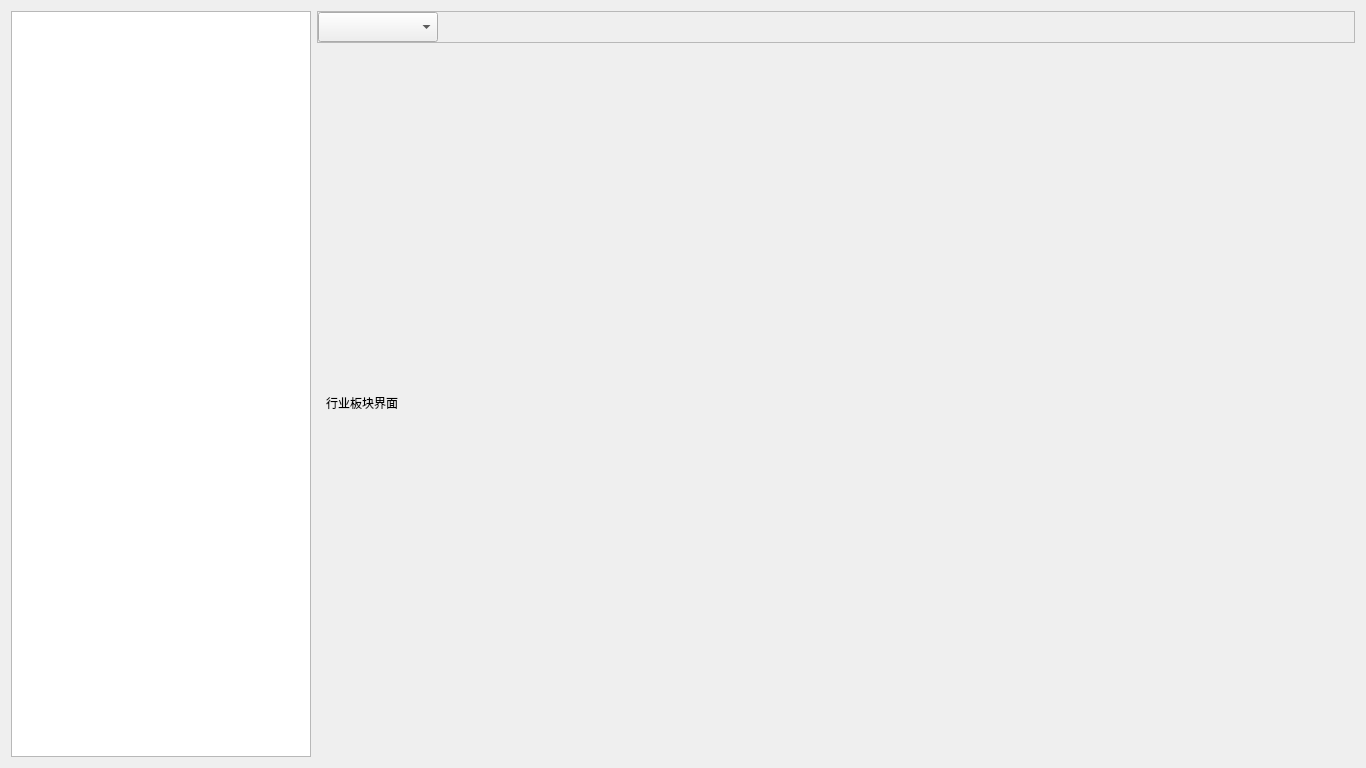
<?xml version="1.0" encoding="UTF-8"?>
<ui version="4.0">
 <class>IndustryBoard</class>
 <widget class="QWidget" name="IndustryBoard">
  <property name="geometry">
   <rect>
    <x>0</x>
    <y>0</y>
    <width>1366</width>
    <height>768</height>
   </rect>
  </property>
  <property name="windowTitle">
   <string>Form</string>
  </property>
  <layout class="QHBoxLayout" name="horizontalLayout_2">
   <item>
    <widget class="QListWidget" name="listWidget_card">
     <property name="minimumSize">
      <size>
       <width>300</width>
       <height>0</height>
      </size>
     </property>
     <property name="maximumSize">
      <size>
       <width>300</width>
       <height>16777215</height>
      </size>
     </property>
    </widget>
   </item>
   <item>
    <layout class="QVBoxLayout" name="verticalLayout_2">
     <item>
      <widget class="QFrame" name="frame">
       <property name="minimumSize">
        <size>
         <width>0</width>
         <height>32</height>
        </size>
       </property>
       <property name="maximumSize">
        <size>
         <width>16777215</width>
         <height>32</height>
        </size>
       </property>
       <property name="frameShape">
        <enum>QFrame::StyledPanel</enum>
       </property>
       <property name="frameShadow">
        <enum>QFrame::Raised</enum>
       </property>
       <layout class="QHBoxLayout" name="horizontalLayout">
        <property name="leftMargin">
         <number>0</number>
        </property>
        <property name="topMargin">
         <number>0</number>
        </property>
        <property name="rightMargin">
         <number>0</number>
        </property>
        <property name="bottomMargin">
         <number>0</number>
        </property>
        <item>
         <widget class="QComboBox" name="comboBox_bar_type">
          <property name="minimumSize">
           <size>
            <width>120</width>
            <height>30</height>
           </size>
          </property>
         </widget>
        </item>
        <item>
         <spacer name="horizontalSpacer">
          <property name="orientation">
           <enum>Qt::Horizontal</enum>
          </property>
          <property name="sizeHint" stdset="0">
           <size>
            <width>909</width>
            <height>20</height>
           </size>
          </property>
         </spacer>
        </item>
       </layout>
      </widget>
     </item>
     <item>
      <widget class="QWidget" name="widget_view" native="true">
       <layout class="QVBoxLayout" name="verticalLayout">
        <item>
         <widget class="QLabel" name="label">
          <property name="text">
           <string>行业板块界面</string>
          </property>
         </widget>
        </item>
       </layout>
      </widget>
     </item>
    </layout>
   </item>
  </layout>
 </widget>
 <resources/>
 <connections/>
</ui>
